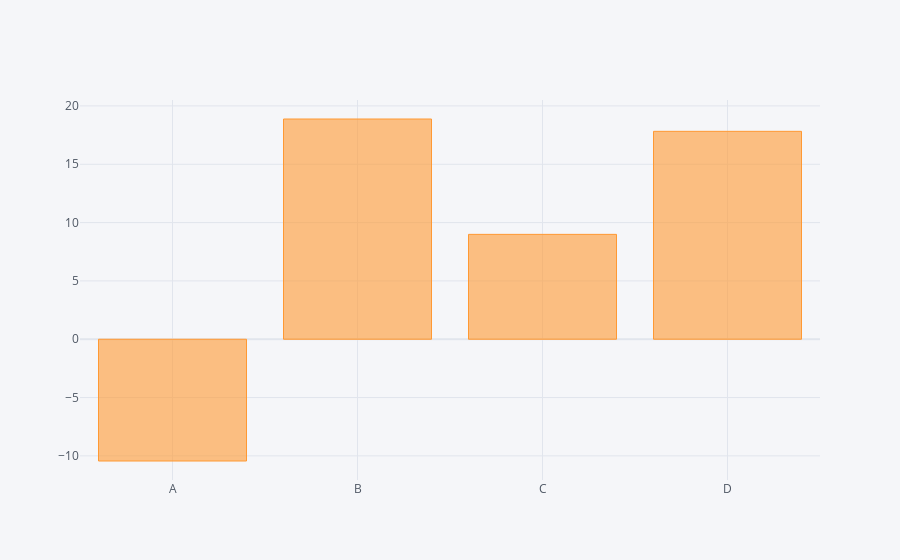

Write notebook code for a chart like this one.
### Code cell
# can be done with aggregation functions or a group by function.
#df.count().iplot(kind='bar')
df.sum().iplot(kind='bar')

### Figure 1 — Plotly figure (JSON) as saved in the notebook; plotly's stock layout.template omitted (floating-point values rounded to 4 significant figures)
{"data": [{"marker": {"color": "rgba(255, 153, 51, 0.6)", "line": {"color": "rgba(255, 153, 51, 1.0)", "width": 1}}, "name": "None", "orientation": "v", "text": "", "type": "bar", "x": ["A", "B", "C", "D"], "y": [-10.44, 18.88, 8.99, 17.82]}], "layout": {"legend": {"bgcolor": "#F5F6F9", "font": {"color": "#4D5663"}}, "paper_bgcolor": "#F5F6F9", "plot_bgcolor": "#F5F6F9", "title": {"font": {"color": "#4D5663"}}, "xaxis": {"gridcolor": "#E1E5ED", "showgrid": true, "tickfont": {"color": "#4D5663"}, "title": {"font": {"color": "#4D5663"}, "text": ""}, "zerolinecolor": "#E1E5ED"}, "yaxis": {"gridcolor": "#E1E5ED", "showgrid": true, "tickfont": {"color": "#4D5663"}, "title": {"font": {"color": "#4D5663"}, "text": ""}, "zerolinecolor": "#E1E5ED"}}}
